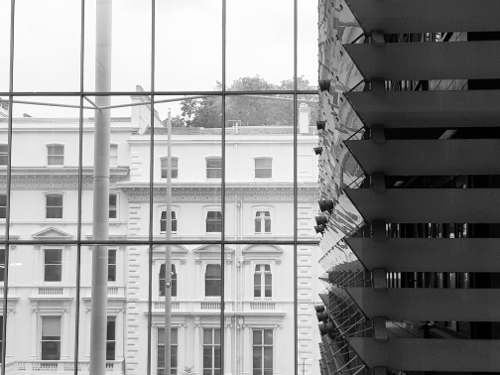
#> input picture MachineLearningClass/Tutorial 8/window.png, 500 x 375 px
$ jupyter execute Tutorial8.ipynb
#> lines starting #> are read from the running program, lines starting #| are printed output that depends on the picture
[cell 1]
import numpy as np
import matplotlib
import matplotlib.pyplot as plt

### Decision Tree classifier

[cell 2]
from sklearn import datasets
from sklearn import tree

X,y = datasets.make_classification(n_samples=100,n_features=2,n_informative=2,n_redundant=0)
clf = tree.DecisionTreeClassifier()

Plot prediction across grid

[cell 3]
def gen_sample_grid(npx=200, npy=200, limit=1):
  x1line = np.linspace(-limit, limit, npx)
  x2line = np.linspace(-limit, limit, npy)
  x1grid, x2grid = np.meshgrid(x1line, x2line)
  Xgrid = np.array([x1grid, x2grid]).reshape([2,npx*npy]).T
  return Xgrid,x1line,x2line

[cell 4]
Xgrid, x1line,x2line = gen_sample_grid(limit=4)
clf.fit(X,y)
y_pred = clf.predict(Xgrid)
y_pred_grid = y_pred.reshape((len(x1line),len(x2line)))

[cell 5]
# Plot grid
fig, ax = plt.subplots()
fig.set_size_inches(16, 12, forward=True)
#plt.contourf(x1line,x2line,y_pred)

points = ax.scatter(Xgrid[:,0], Xgrid[:,1], c=y_pred, cmap="plasma")
fig.colorbar(points)

# Plot original data
colors=['red','green']
scatter = ax.scatter(X[:,0], X[:,1],c=y,
    cmap=matplotlib.colors.ListedColormap(colors),marker='x',s=20)

classes = ['0','1']

plt.legend(handles=scatter.legend_elements()[0], labels=classes)

- TODO: Make legend for above points' classes

## Random Forest Classifiers

[cell 6]
from sklearn import ensemble
def plot_random_tree(Xgrid,y_pred_grid,X,y,depth):
    rf = ensemble.RandomForestClassifier(n_estimators=100, max_depth=depth)
    rf.fit(X,y)
    y_pred_grid = rf.predict_proba(Xgrid)
    # Plot grid
    fig, ax = plt.subplots()
    fig.set_size_inches(16, 12, forward=True)
    #plt.contourf(x1line,x2line,y_pred)

    points = ax.scatter(Xgrid[:,0], Xgrid[:,1], c=y_pred_grid[:,0], cmap="plasma")
    fig.colorbar(points)

    # Plot original data
    colors=['red','green']
    ax.scatter(X[:,0], X[:,1],c=y,
        cmap=matplotlib.colors.ListedColormap(colors), label=y,marker='x',s=20)

    classes = ['0','1']

    plt.legend(handles=scatter.legend_elements()[0], labels=classes)

    plt.title('Probability of belonging to class 0- depth = {}'.format(depth))

[cell 7]
plot_random_tree(Xgrid,y_pred_grid,X,y,depth=2)
plot_random_tree(Xgrid,y_pred_grid,X,y,depth=100)
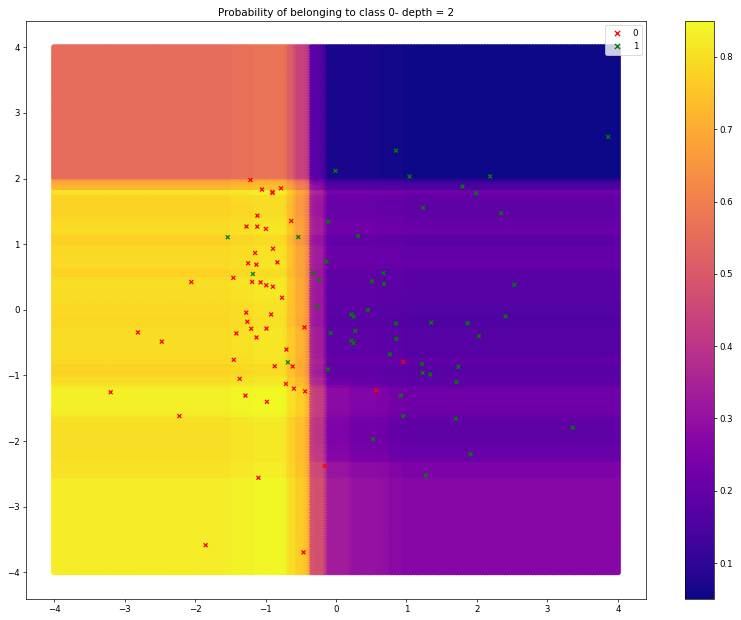
#> figure drawn by matplotlib, 2 panels
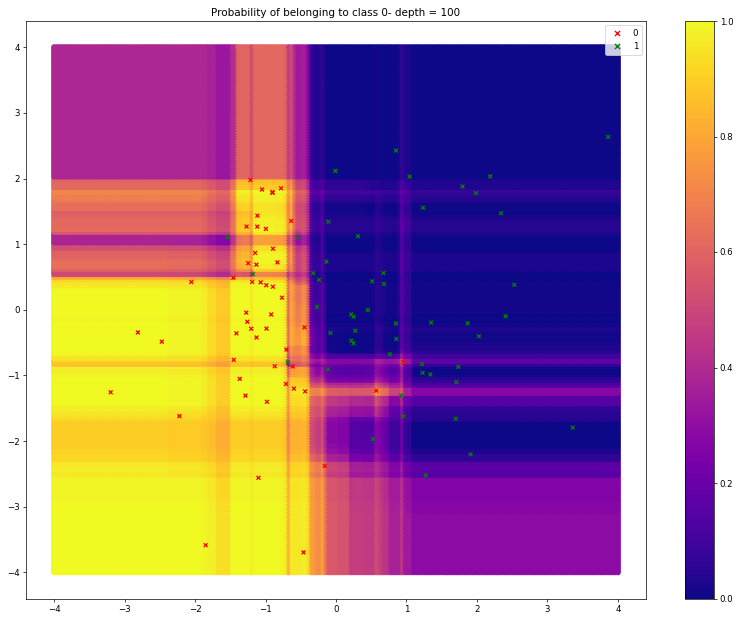
#> figure drawn by matplotlib, 2 panels

Only 100 datapoints so the difference isnt that apparent

# 3. Data processing

[cell 8]
import matplotlib.image as mpimg
img = mpimg.imread('window.png')
#> img is the input picture: shape (375, 500, 3) float32; min 0, max 1, mean 0.579

# extract one channel (red)
imgBw = np.squeeze(img[:,:,0]) ## eliminates the third dimension of the array
npy,npx = imgBw.shape
#> npy = 375; npx = 500

plt.figure()
plt.imshow(imgBw,cmap=plt.cm.gray)
plt.axis('off')

### Fourier Processing

Plot 2d image spectrum of above

[cell 9]
fim = np.fft.fft2(imgBw)

plt.figure()
plt.imshow(np.abs(fim))
plt.colorbar()
plt.clim(0,1000)

[cell 10]
# Shift the (0,0 ) value to the center
y = np.fft.fftshift(fim)
plt.imshow(np.abs(y))
plt.colorbar()
plt.clim(0,1000)
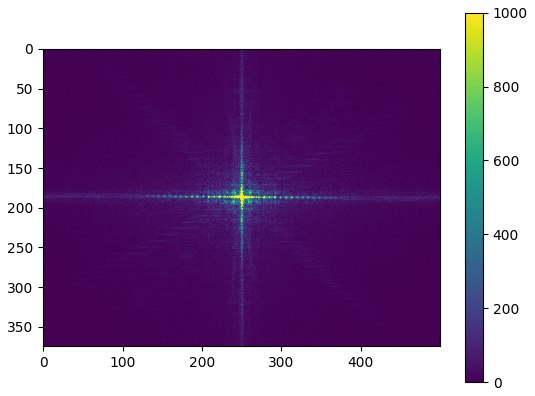
#> figure drawn by matplotlib, 2 panels

[cell 11]
# set all values other than 60 points either side of (0,0) to zero
fim2 = fim.copy()
# set evt except first row to zero
fim2[1:npy,:] = 0
# set evt in first towexcept first and last 61 points to zero
fim2[0,61:npx-60]

# reverse fourier transform
img_ff = np.real(np.fft.ifft2(fim2))
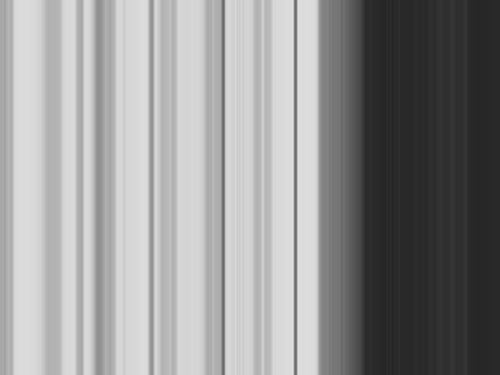
#> img_ff: shape (375, 500) float64; min 0.146, max 0.877, mean 0.579

plt.figure()
plt.imshow(img_ff,cmap=plt.cm.gray)
plt.axis('off')

Do the same but slice it int he y direction

[cell 12]
# set all values other than 60 points either side of (0,0) to zero
fim2 = fim.copy()
# set evt except first column to zero
fim2[:,1:npx] = 0
# set evt in first towexcept first and last 61 points to zero
fim2[0,61:npx-60]

# reverse fourier transform
img_ff = np.real(np.fft.ifft2(fim2))
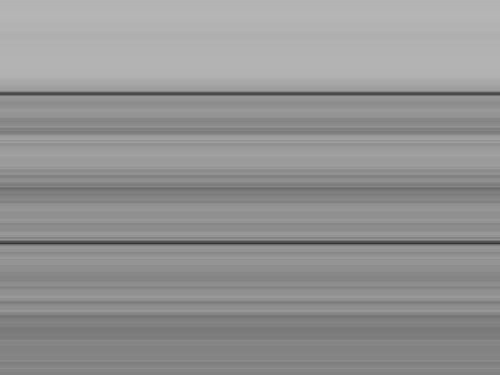
#> img_ff: shape (375, 500) float64; min 0.205, max 0.714, mean 0.579

plt.figure()
plt.imshow(img_ff,cmap=plt.cm.gray)
plt.axis('off')

[cell 13]
fim.shape
#> Out = (375, 500)

## 3.2 Edge Detection

[cell 14]
diffx = np.diff(imgBw,axis=1) #x axis
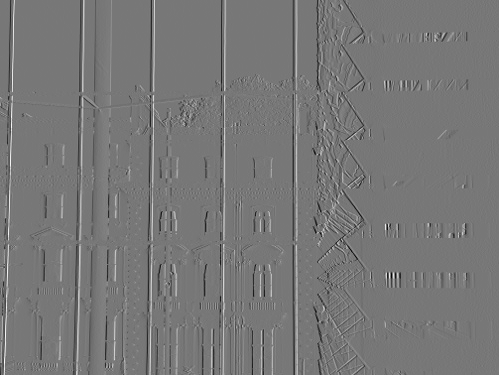
#> diffx: shape (375, 499) float32; min -0.616, max 0.694, mean -0.000994; drawn with min black and max white
diffy = np.diff(imgBw,axis=0)
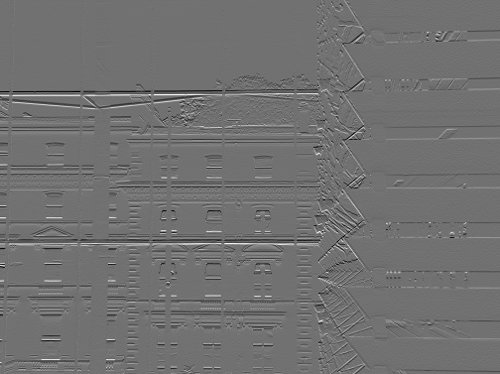
#> diffy: shape (374, 500) float32; min -0.537, max 0.671, mean -0.000526; drawn with min black and max white

diffx = diffx[0:npy-1,:]
#> diffx: shape (374, 499) float32
diffy = diffy[:,0:npx-1]
#> diffy: shape (374, 499) float32

# combine diffs
edgeIm = np.sqrt(diffx*diffx + diffy*diffy)
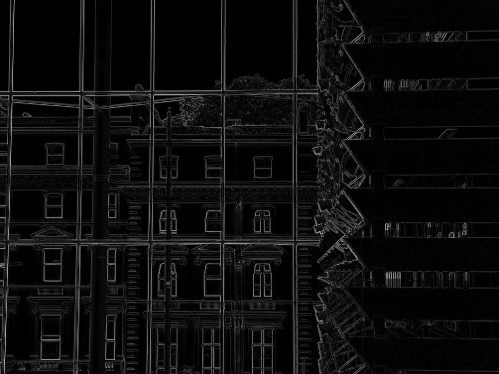
#> edgeIm: shape (374, 499) float32; min 0, max 0.695, mean 0.0534

plt.imshow(edgeIm)
plt.colorbar()
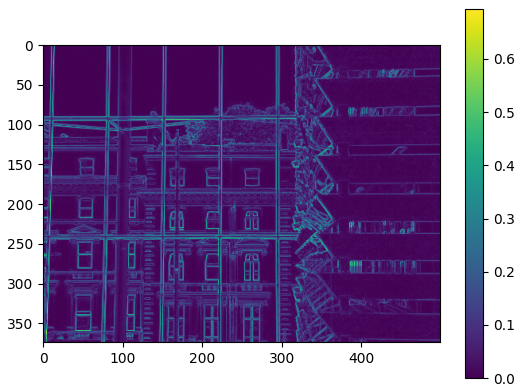
#> figure drawn by matplotlib, 2 panels

### 4. Thresholding

 Apply thresholds to the edfe image and get binary map of which points are edges

[cell 15]
t = 0.2 # threshold
edgeTresh = (edgeIm > t).astype('int') # i.e. 0s or 1s
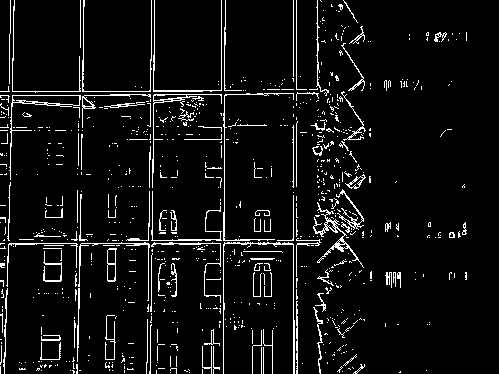
#> edgeTresh: shape (374, 499) int64; values 0 (black) and 1 (white), 6.3% white in thin lines or dots
plt.imshow(edgeTresh)
plt.axis('off')
